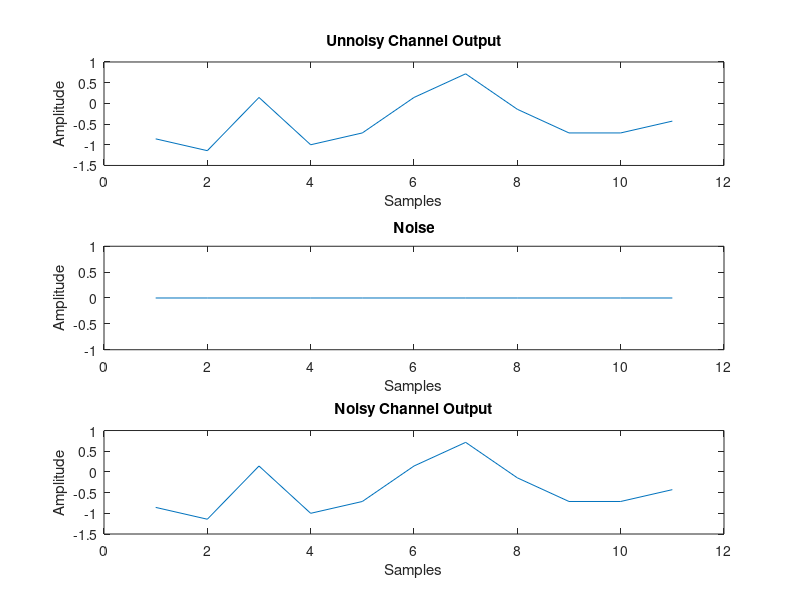

The MATLAB source for this figure: (Note: this script raises an error after producing the figure.)
%================================================

clc
clear 
close all

%===========================================================

% Parameters
N                =              5;                            % Length of input vector d
W                =              3;                            % Length of impulse response
L                =              N + W - 1;                    % Total length after adding tail bits
sigma            =              0;                            % Noise standard deviation
d                =              [1 -1 -1 1 1];                % Generate random bipolar input vector {-1, +1}
h                =              [1, 1/3, 1/2];
h                =              h / norm(h);                  % Normalize impulse response

% Add tail bits
d = [-ones(1, W-1), d, -ones(1, W-1)];

e_u = conv(d, h);  % Transmitted signal
n = sigma * randn(1, length(e_u));
e = e_u + n;  % Received signal

figure
subplot(311)
plot(e_u)
xlabel('Samples')
ylabel('Amplitude')
title('Unnoisy Channel Output')
subplot(312)
plot(n)
xlabel('Samples')
ylabel('Amplitude')
title('Noise')
subplot(313)
plot(e)
xlabel('Samples')
ylabel('Amplitude')
title('Noisy Channel Output')


% Viterbi Algorithm for ML Detection
M = 2^(W-1);          % Number of states in trellis
trellis = zeros(M, length(d));
pathMetric = inf(M, L);  % Path metrics (initialize to inf)
pathMetric(:, 1) = 0;    % Start from state 0
survivorPath = zeros(M, L);
beststate    = zeros(1,L);
% Trellis computation
bestmetric = 0;
for t = 1:L-1
    for state = 0:M-1
        for input = [-1, 1]
            prevState = state  ; % bitshift(state, -1) + (input == 1) * 2^(W-2)
            temp = [state2bits(prevState, W-1), input];
            output = conv(temp, h, 'valid');
            branchMetric = (e(t+W-1) - output)^2;

            newMetric = bestmetric + branchMetric;
            if newMetric < pathMetric(state + 1, t+1)
                pathMetric(state + 1, t+1) = newMetric;
                pathMetric(state + 1, t+1,2) = input;
                survivorPath(state + 1, t+1) = prevState;
            end
        end
    end
    [bestmetric,beststate(t+1)] = min(pathMetric(:,t+1,1));
    beststate(t+1) = beststate(t+1)-1;
end
beststate(L+1) = 0;
beststate = beststate(2:end);
[~,b] = min(pathMetric(:,:,1));
for i = 1 : L-1
    det1(i) = pathMetric(b(i+1),i+1,2);
end
det1(L) = -1;

% Traceback to determine ML sequence
finalState = 0;
detected = det1;

for t = 1 : L
     survivorPath(:,t) = beststate(t);
end

% Plot the Channel Trellis Diagram
figure;
hold on;
xlim([1, L]);
ylim([0, M]);
for t = 1:L-1
    for state = 0:M-1
        for input = [-1, 1]
            prevState = bitshift(state, -1) + (input == 1) * 2^(W-2);
            plot([t, t+1], [prevState+1, state+1], 'b'); % Trellis branches
        end
    end
end

% Highlight the Path Associated with Detected Data
for t = 1:L-1
    plot([t, t+1], [beststate(t)+1, beststate(t+1)+1], 'r', 'LineWidth', 2);
end



% Highlight Initial and Final States
scatter(1, 1, 100, 'g', 'filled', 'DisplayName', 'Initial State');
scatter(L, finalState + 1, 100, 'r', 'filled', 'DisplayName', 'Final State');
xlabel('Time Index'); ylabel('State');
title('Channel Trellis Diagram');
grid on;
hold off;

% Plot the Trellis Diagram at Detector
detectedPath = beststate;
figure;
hold on;
xlim([1, L]);
ylim([0, M]);
for t = 1:L-1
    for state = 0:M-1
        for input = [-1, 1]
            prevState = bitshift(state, -1) + (input == 1) * 2^(W-2);
            plot([t, t+1], [prevState+1, state+1], 'b'); % Trellis branches
        end
    end
end

% Highlight the Path Associated with Detected Data
for t = 1:L-1
    plot([t, t+1], [detectedPath(t)+1, detectedPath(t+1)+1], 'r', 'LineWidth', 2);
end

% Highlight Initial and Final States
scatter(1, detectedPath(1)+1, 100, 'g', 'filled', 'DisplayName', 'Initial State');
scatter(L, detectedPath(L)+1, 100, 'r', 'filled', 'DisplayName', 'Final State');
xlabel('Time Index'); ylabel('State');
title('Trellis Diagram with Detected Path');
grid on;
hold off;

%%

% Plot Survivor and Concurrent Paths with LLRs
figure;
hold on;
xlim([1, L]);
ylim([0, M]);

% Highlight Survivor Paths
currentState = detectedPath(L);
for t = L:-1:2
    prevState = survivorPath(currentState + 1, t);
    plot([t-1, t], [prevState+1, currentState+1], 'r', 'LineWidth', 2); % Survivor path
    currentState = prevState;
end

% Highlight Concurrent Paths
for t = L:-1:2
    for state = 0:M-1
        if state ~= survivorPath(detectedPath(t)+1, t) % Non-survivor states
            plot([t-1, t], [state+1, detectedPath(t)+1], 'b--');
        end
    end
end

% Annotate States with LLRs (HUBER and BATTAIL)
METRIC = 'F';
for t = 1:L
    for state = 0:M-1
        llr_huber = calculateLLR(e, t, h, 'huber',METRIC);
        llr_battail = calculateLLR(e, t, h, 'battail',METRIC);
        text(t, state+1, sprintf('H:%.2f\nB:%.2f', llr_huber, llr_battail), 'FontSize', 8, 'HorizontalAlignment', 'center');
    end
end

% Highlight Initial and Final States
scatter(1, detectedPath(1)+1, 100, 'g', 'filled', 'DisplayName', 'Initial State');
scatter(L, detectedPath(L)+1, 100, 'r', 'filled', 'DisplayName', 'Final State');
xlabel('Time Index'); ylabel('State');
title('Survivor and Concurrent Paths with LLR Annotations');
grid on;
hold off;

%%

% Plot Detected Data vs Transmitted Data
figure;
hold on;
stem(1:L, d(W:end), 'b', 'DisplayName', 'Transmitted Data');
stem(1:L, (detected), 'r', 'DisplayName', 'Detected Data', 'LineStyle', '--');
errors = find(d(W:end) ~= detected); % Find error locations
scatter(errors, d(errors), 80, 'k', 'x', 'DisplayName', 'Detection Errors');
legend;
xlabel('Index'); ylabel('Data Value');
title('Comparison of Transmitted and Detected Data');
grid on;
hold off;

%%


% LLR Calculation using Forney Metric
llr_simple = zeros(1, L);
llr_huber = zeros(1, L);
llr_battail = zeros(1, L);

for t = 1:L
    % Compute LLR using Simple Rule
    llr_simple(t) = calculateLLR(e, t, h, 'simple',METRIC);
    
    % Compute LLR using Huber Rule
    llr_huber(t) = calculateLLR(e, t, h, 'huber',METRIC);

    % Compute LLR using Battail Rule
    llr_battail(t) = calculateLLR(e, t, h, 'battail',METRIC);
end

% Display LLRs
figure;
plot(1:L, llr_simple, '-o', 'DisplayName', 'Simple LLR'); hold on;
plot(1:L, llr_huber, '-x', 'DisplayName', 'Huber LLR');
plot(1:L, llr_battail, '-s', 'DisplayName', 'Battail LLR');
legend;
xlabel('Time Index'); ylabel('LLR Value');
title('LLR Comparison');
grid on;

%%

% Plot LLRs Weighted by Detected Data
llr_values = zeros(1, L);
for t = 1:L
    llr_values(t) = calculateLLR(e, t, h, 'huber',METRIC); % Using HUBER as example
end

figure;
stem(1:L, llr_values .* detected, 'filled', 'DisplayName', 'LLRs Weighted by Detected Data');
xlabel('Time Index');
ylabel('Weighted LLRs');
title('LLRs Weighted by Detected Data Sequence');
grid on;
legend;
